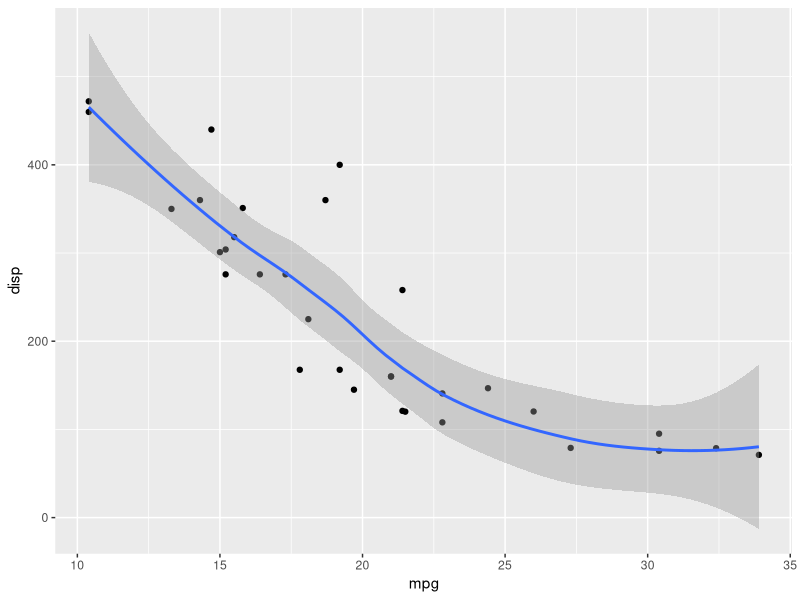

The R script that drew this image:
## ---- chunk 1
knitr::opts_chunk$set(echo = TRUE)
## ---- chunk 2
#hashtags then Comment.
head(mtcars,4)
## ---- chunk 3

library(ggplot2)
ggplot(mtcars)+
  aes(mpg, disp)+
  geom_point()+
  geom_smooth()

